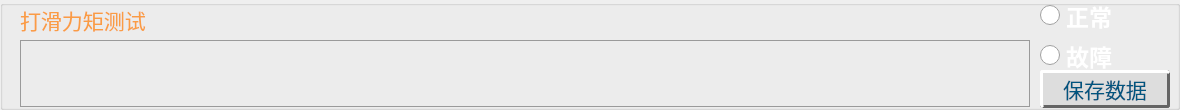
           <widget class="QGroupBox" name="groupBox_11">
            <property name="geometry">
             <rect>
              <x>0</x>
              <y>440</y>
              <width>1180</width>
              <height>110</height>
             </rect>
            </property>
            <property name="styleSheet">
             <string notr="true"/>
            </property>
            <property name="title">
             <string/>
            </property>
            <widget class="QLabel" name="lab_13">
             <property name="geometry">
              <rect>
               <x>20</x>
               <y>5</y>
               <width>1010</width>
               <height>30</height>
              </rect>
             </property>
             <property name="minimumSize">
              <size>
               <width>0</width>
               <height>0</height>
              </size>
             </property>
             <property name="maximumSize">
              <size>
               <width>9999999</width>
               <height>16777215</height>
              </size>
             </property>
             <property name="font">
              <font>
               <family>华光标题宋_CNKI</family>
               <pointsize>16</pointsize>
               <weight>50</weight>
               <bold>false</bold>
              </font>
             </property>
             <property name="styleSheet">
              <string notr="true">color: rgb(250, 156, 68);</string>
             </property>
             <property name="text">
              <string>打滑力矩测试</string>
             </property>
             <property name="alignment">
              <set>Qt::AlignLeading|Qt::AlignLeft|Qt::AlignVCenter</set>
             </property>
            </widget>
            <widget class="QRadioButton" name="rad_25">
             <property name="geometry">
              <rect>
               <x>1040</x>
               <y>0</y>
               <width>182</width>
               <height>31</height>
              </rect>
             </property>
             <property name="font">
              <font>
               <family>黑体</family>
               <pointsize>17</pointsize>
               <weight>75</weight>
               <bold>true</bold>
              </font>
             </property>
             <property name="cursor">
              <cursorShape>PointingHandCursor</cursorShape>
             </property>
             <property name="styleSheet">
              <string notr="true">QRadioButton::indicator {
    width: 20px;
    height: 20px;
}
 
QRadioButton::indicator::unchecked {
image: url(:/res/account/unchecked.png);
}
 
QRadioButton::indicator:unchecked:hover {
image: url(:/res/account/unchecked.png);
}
 
QRadioButton::indicator:unchecked:pressed {
image: url(:/res/account/unchecked.png);
}
 
QRadioButton::indicator::checked {
image: url(:/res/account/checked.png);
}
 
QRadioButton::indicator:checked:hover {
image: url(:/res/account/checked.png);
}
 
QRadioButton::indicator:checked:pressed {
image: url(:/res/account/checked.png);
}
QRadioButton {
color: rgb(255, 255, 255);
}</string>
             </property>
             <property name="text">
              <string>正常</string>
             </property>
             <property name="iconSize">
              <size>
               <width>30</width>
               <height>16</height>
              </size>
             </property>
            </widget>
            <widget class="QRadioButton" name="rad_26">
             <property name="geometry">
              <rect>
               <x>1040</x>
               <y>40</y>
               <width>182</width>
               <height>31</height>
              </rect>
             </property>
             <property name="font">
              <font>
               <family>黑体</family>
               <pointsize>17</pointsize>
               <weight>75</weight>
               <bold>true</bold>
              </font>
             </property>
             <property name="cursor">
              <cursorShape>PointingHandCursor</cursorShape>
             </property>
             <property name="styleSheet">
              <string notr="true">QRadioButton::indicator {
    width: 20px;
    height: 20px;
}
 
QRadioButton::indicator::unchecked {
image: url(:/res/account/unchecked.png);
}
 
QRadioButton::indicator:unchecked:hover {
image: url(:/res/account/unchecked.png);
}
 
QRadioButton::indicator:unchecked:pressed {
image: url(:/res/account/unchecked.png);
}
 
QRadioButton::indicator::checked {
image: url(:/res/account/checked.png);
}
 
QRadioButton::indicator:checked:hover {
image: url(:/res/account/checked.png);
}
 
QRadioButton::indicator:checked:pressed {
image: url(:/res/account/checked.png);
}
QRadioButton {
color: rgb(255, 255, 255);
}
QRadioButton:checked {
color: rgb(255, 96, 48);
}</string>
             </property>
             <property name="text">
              <string>故障</string>
             </property>
             <property name="iconSize">
              <size>
               <width>30</width>
               <height>16</height>
              </size>
             </property>
            </widget>
            <widget class="QTextEdit" name="text_13">
             <property name="enabled">
              <bool>true</bool>
             </property>
             <property name="geometry">
              <rect>
               <x>20</x>
               <y>40</y>
               <width>1010</width>
               <height>67</height>
              </rect>
             </property>
             <property name="font">
              <font>
               <family>微软雅黑</family>
               <pointsize>10</pointsize>
               <weight>75</weight>
               <bold>true</bold>
              </font>
             </property>
             <property name="focusPolicy">
              <enum>Qt::StrongFocus</enum>
             </property>
             <property name="styleSheet">
              <string notr="true">border-color: rgb(154, 154, 154);
background-color: rgba(255, 255, 255,0);
color: rgb(255, 255, 255);
border-style:solid;
border-width:1px;</string>
             </property>
             <property name="html">
              <string>&lt;!DOCTYPE HTML PUBLIC &quot;-//W3C//DTD HTML 4.0//EN&quot; &quot;http://www.w3.org/TR/REC-html40/strict.dtd&quot;&gt;
&lt;html&gt;&lt;head&gt;&lt;meta name=&quot;qrichtext&quot; content=&quot;1&quot; /&gt;&lt;style type=&quot;text/css&quot;&gt;
p, li { white-space: pre-wrap; }
&lt;/style&gt;&lt;/head&gt;&lt;body style=&quot; font-family:'微软雅黑'; font-size:10pt; font-weight:600; font-style:normal;&quot;&gt;
&lt;p style=&quot;-qt-paragraph-type:empty; margin-top:12px; margin-bottom:12px; margin-left:0px; margin-right:0px; -qt-block-indent:0; text-indent:0px; font-family:'新宋体'; font-size:14pt; font-weight:400;&quot;&gt;&lt;br /&gt;&lt;/p&gt;&lt;/body&gt;&lt;/html&gt;</string>
             </property>
            </widget>
            <widget class="QPushButton" name="btn_20">
             <property name="geometry">
              <rect>
               <x>1040</x>
               <y>70</y>
               <width>130</width>
               <height>38</height>
              </rect>
             </property>
             <property name="minimumSize">
              <size>
               <width>0</width>
               <height>0</height>
              </size>
             </property>
             <property name="maximumSize">
              <size>
               <width>300</width>
               <height>50</height>
              </size>
             </property>
             <property name="font">
              <font>
               <family>华光大标宋_CNKI</family>
               <pointsize>16</pointsize>
               <weight>50</weight>
               <bold>false</bold>
              </font>
             </property>
             <property name="styleSheet">
              <string notr="true">QPushButton{
color: rgb(0, 85, 127);
background:#DDDDDD; 
border-right:3px solid #646464; 
border-bottom:3px solid #646464;
border-left:3px solid #FFFFFF;
border-top:3px solid #FFFFFF; 
border-radius:3px;
}                

QPushButton:pressed{
background:#DDDDDD; 
border-right:2px solid #FFFFFF; 
border-bottom:2px solid #FFFFFF;
border-left:2px solid #646464;
border-top:2px solid #646464; 
border-radius:2px;
}

QPushButton:checked {
background:#bbbbbb; 
border-right:4px solid #FFFFFF; 
border-bottom:4px solid #FFFFFF;
border-left:4px solid #646464;
border-top:4px solid #646464; 
border-radius:4px;
}</string>
             </property>
             <property name="text">
              <string>保存数据</string>
             </property>
            </widget>
           </widget>
